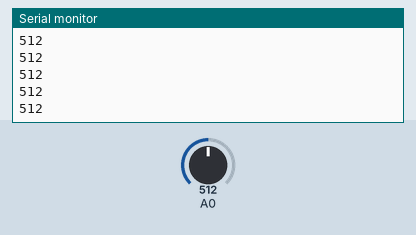
Recording of a sketch running on a simulated Arduino Uno, built with avr-gcc and run on an emulated ATmega328P. On the bench: the last lines printed to the serial monitor. Inputs (shaded band) come from the test bench; at power-on: A0 = 512.

Above: at 1.2 s.
1.3 s: A0 set to 716
At 1.56 s:
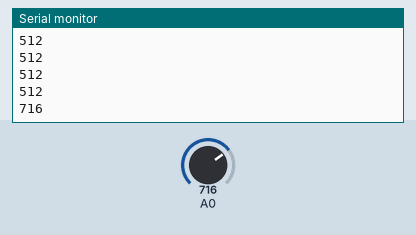
2.8 s: A0 set to 900
At 2.96 s:
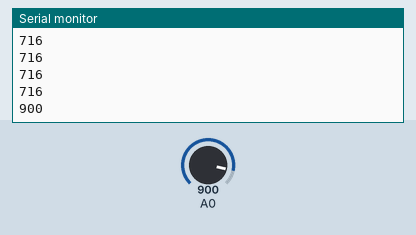
Timing chart, 0 to 5.8 s (numbered marks = the images above; inputs shaded):
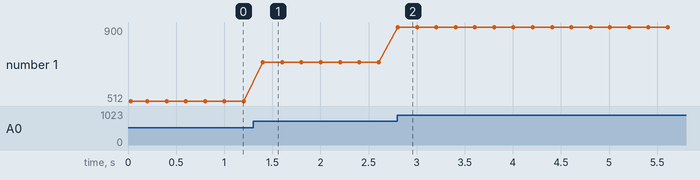

Measured:
- after the input at 1.3 s, the serial monitor: prints a new line after 0.10 s (image 1)
- after the input at 2.8 s, the serial monitor: prints a new line at once (image 2)
- plotted number 1: 512 → 716 after the input at 1.3 s, 716 → 900 after the input at 2.8 s

The sketch:

ARDUINO_PARTA.ino
```cpp
void setup() {
  // put your setup code here, to run once:

}
void loop (){
  Serial.begin(9600);

  unsigned long startTime = millis();  // millis () Returns the number of milliseconds passed since the Arduino board began running the current program.
  Serial.println("Starting measurement..."); //terminal mostra per pantalla 'Starting measurement'
  unsigned long elapsedTime=0; // creem variable elapsed time
  int outValue = 0;
  while (elapsedTime <= 120000 && Serial.read() != 'P') {
    outValue = analogRead(A0);
    Serial.println(outValue);
    delay(200);
    unsigned long CurrentTime = millis();
    elapsedTime = CurrentTime - startTime;
  }

}
```
